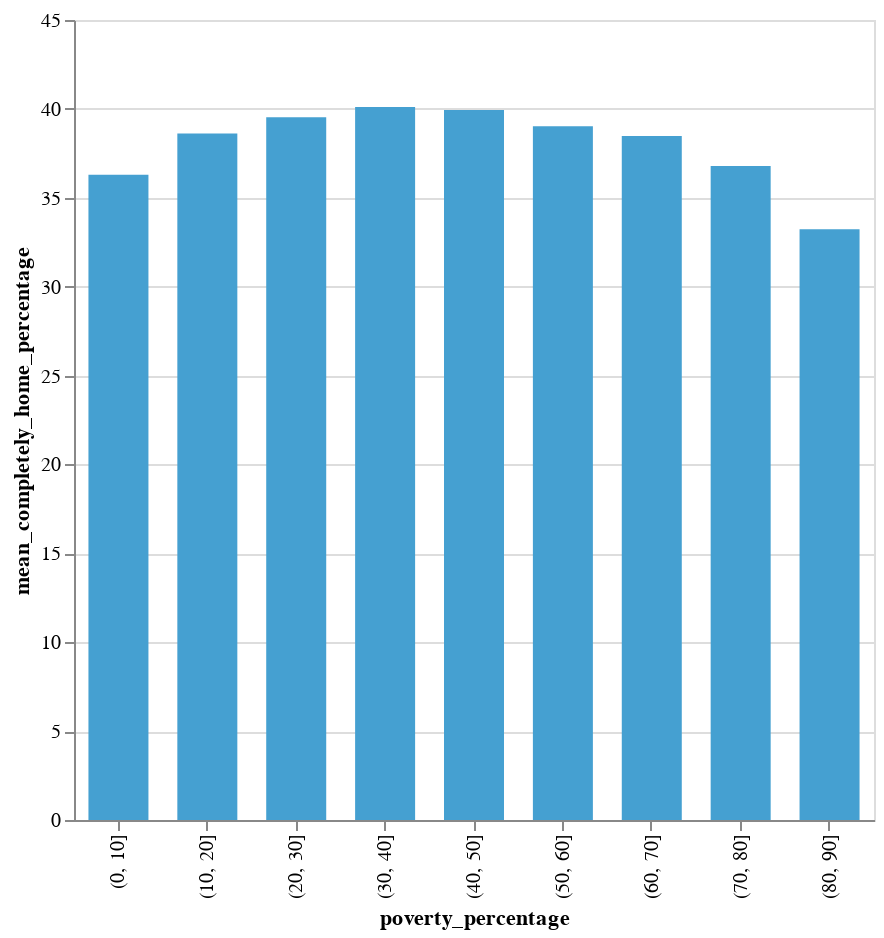

The cell this chart's notebook holds for it:
### Code cell
alt.Chart(result_mean_df).mark_bar(size=30).encode(
    alt.X('poverty_percentage:N'),
    alt.Y('mean_completely_home_percentage'),
    color = alt.Color('color',scale=None),
    tooltip=[alt.Tooltip('poverty_percentage'),
             alt.Tooltip('mean_completely_home_percentage')]
).properties(width=400, height=400).interactive()

### Figure 1 — Vega-Lite specification as saved in the notebook (floating-point values rounded to 4 significant figures)
{"config": {"view": {"continuousWidth": 400, "continuousHeight": 300}}, "data": {"name": "data-aff3047d353e7180a1304a741b92c758"}, "mark": {"type": "bar", "size": 30}, "encoding": {"color": {"type": "nominal", "field": "color", "scale": null}, "tooltip": [{"type": "nominal", "field": "poverty_percentage"}, {"type": "quantitative", "field": "mean_completely_home_percentage"}], "x": {"type": "nominal", "field": "poverty_percentage"}, "y": {"type": "quantitative", "field": "mean_completely_home_percentage"}}, "height": 400, "selection": {"selector008": {"type": "interval", "bind": "scales", "encodings": ["x", "y"]}}, "width": 400, "$schema": "https://vega.github.io/schema/vega-lite/v4.8.1.json", "datasets": {"data-aff3047d353e7180a1304a741b92c758": [{"poverty_percentage": "(0, 10]", "mean_completely_home_percentage": 36.29, "mean_full_time_work_percentage": 5.605, "mean_part_time_work_percentage": 6.687, "color": "#45a0d1"}, {"poverty_percentage": "(10, 20]", "mean_completely_home_percentage": 38.62, "mean_full_time_work_percentage": 5.113, "mean_part_time_work_percentage": 6.141, "color": "#45a0d1"}, {"poverty_percentage": "(20, 30]", "mean_completely_home_percentage": 39.53, "mean_full_time_work_percentage": 4.906, "mean_part_time_work_percentage": 5.931, "color": "#45a0d1"}, {"poverty_percentage": "(30, 40]", "mean_completely_home_percentage": 40.11, "mean_full_time_work_percentage": 4.759, "mean_part_time_work_percentage": 5.883, "color": "#45a0d1"}, {"poverty_percentage": "(40, 50]", "mean_completely_home_percentage": 39.94, "mean_full_time_work_percentage": 4.763, "mean_part_time_work_percentage": 5.845, "color": "#45a0d1"}, {"poverty_percentage": "(50, 60]", "mean_completely_home_percentage": 39.02, "mean_full_time_work_percentage": 4.812, "mean_part_time_work_percentage": 5.914, "color": "#45a0d1"}, {"poverty_percentage": "(60, 70]", "mean_completely_home_percentage": 38.47, "mean_full_time_work_percentage": 5.566, "mean_part_time_work_percentage": 6.572, "color": "#45a0d1"}, {"poverty_percentage": "(70, 80]", "mean_completely_home_percentage": 36.79, "mean_full_time_work_percentage": 6.209, "mean_part_time_work_percentage": 7.281, "color": "#45a0d1"}, {"poverty_percentage": "(80, 90]", "mean_completely_home_percentage": 33.23, "mean_full_time_work_percentage": 5.034, "mean_part_time_work_percentage": 6.03, "color": "#45a0d1"}, {"poverty_percentage": "(90, 100]", "mean_completely_home_percentage": null, "mean_full_time_work_percentage": null, "mean_part_time_work_percentage": null, "color": "#ff4833"}]}}
